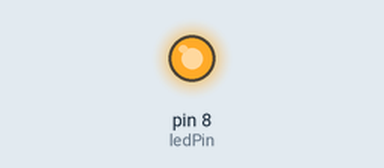
Simulated run of this sketch. Board: Arduino Uno, built with avr-gcc and run on an emulated ATmega328P. Parts: output pins drawn as LEDs (lit = HIGH).

Above: at 10.2 s.
At 62.2 s:
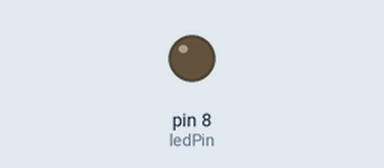
Timing chart, 0 to 71.1 s (numbered marks = the images above):
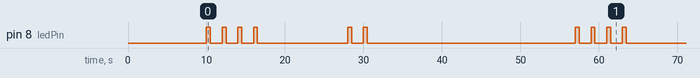

Measured:
- by itself, pin 8 (ledPin): repeats every 47.0 s: 3 × (LOW 1.5 s, HIGH 0.50 s), LOW 11.5 s, HIGH 0.50 s, LOW 1.5 s, HIGH 0.50 s, LOW 26.5 s, HIGH 0.50 s
- by itself, everything shown: repeats every 47.0 s, in 12 steps

The sketch:

transmitter.ino
```cpp
int ledPin = 8;

void dot() {

  digitalWrite(ledPin, HIGH);

  delay(500);

  digitalWrite(ledPin, LOW);

  delay(1500);
}

void letterGap() {

  delay(10000);
}

void sendH() {

  // H = ....
  dot();
  dot();
  dot();
  dot();

  letterGap();
}

void sendI() {

  // I = ..
  dot();
  dot();

  letterGap();
}

void setup() {

  pinMode(ledPin, OUTPUT);

  delay(10000);
}

void loop() {

  sendH();

  sendI();

  delay(15000);
}
```
